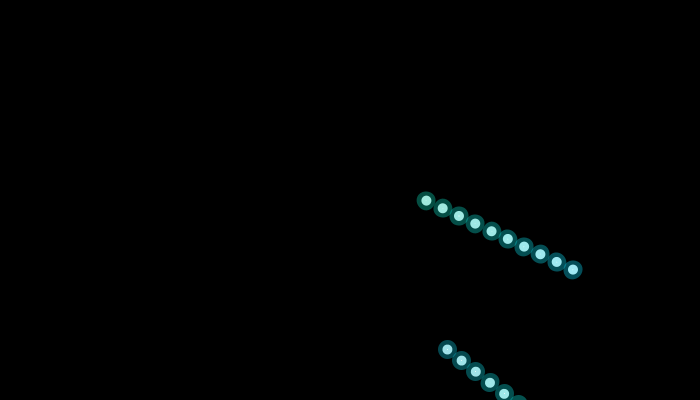
Frame 1 (no input)
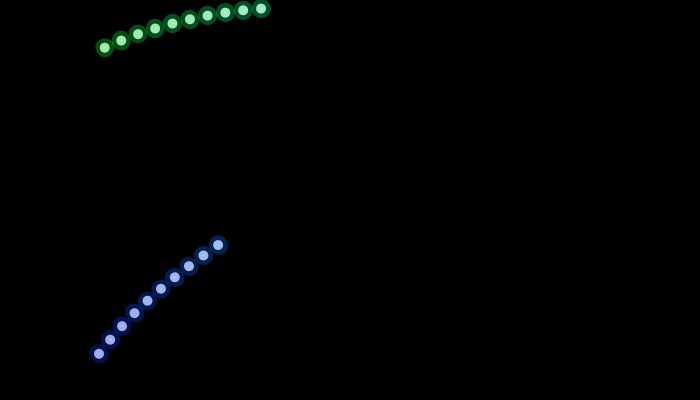
Frame 60 (the mouse pressed at the canvas centre just before this capture)
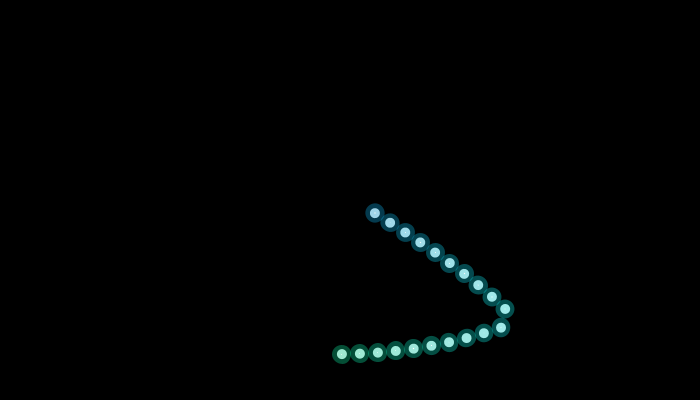
Frame 120 (the mouse held since frame 60 and released just before this capture)

The Processing sketch that drew these frames (run headless with seeded random() and noise(); from frame 60 on, the mouse is pressed at the canvas centre):

// Processing sketch: rainbowsnake
// ── rainbowsnake.pde

Segment seg;
Segment seg2;

void setup() {
  size(700, 400);
  strokeWeight(9);
  seg = new Segment('b',1);
  seg2 = new Segment('g',1);

}

void draw() {
  background(0);

  doYourThing(seg);
   doYourThing2(seg2);

}
class Segment{
  float[] xf;
  float[] yf;
float segLength;
char col;
float t;
   Segment(char col, int t){
    this.xf = new float[10];
    this.yf = new float[10];
    this.segLength = 18;
    this.col = col;
    this.t = t;
   }
void getNextColour(float x){
  if(col == 'b'){
      stroke(color(10,200,map(x, 0, 640, 0, 255), 100));
  } else if (col == 'r'){
      stroke(color(map(x, 0, 640, 0, 255), 10,200,100));

  } else {
      stroke(color(10,map(x, 0, 640, 0, 255), 200,100));

  }
}
void dragSegment(int i, float xin, float yin) {
  float dx = xin - xf[i];
  float dy = yin - yf[i];
  float angle = atan2(dy, dx);  
  xf[i] = xin - cos(angle) * segLength;
  yf[i] = yin - sin(angle) * segLength;
  segment(xf[i], yf[i], angle);
}

void segment(float xi, float yi, float a) {
  pushMatrix();
  translate(xi, yi);
  rotate(a);
  getNextColour(xi);
  //line(0, 0, segLength, 0);
  ellipse(0,0,10,10);
  popMatrix();
}
}
  
void doYourThing(Segment seg){
  float tx = map(sin(seg.t), -1, 1, 0, 640);
    float ty = map(cos(seg.t), -1, 1, 0, 360);

    seg.dragSegment(0, tx ,ty );

  seg.t += 0.05;
  for(int i=0; i<seg.xf.length-1; i++) {
    seg.dragSegment(i+1, seg.xf[i], seg.yf[i]);
  }
}
void doYourThing2(Segment seg){
  float tx = map(sin(seg.t), -1, 1, 0, 640);
    float ty = map(tan(seg.t), -1, 1, 0, 360);

    seg.dragSegment(0, tx ,ty );

  seg.t += 0.05;
  for(int i=0; i<seg.xf.length-1; i++) {
    seg.dragSegment(i+1, seg.xf[i], seg.yf[i]);
  }
}
